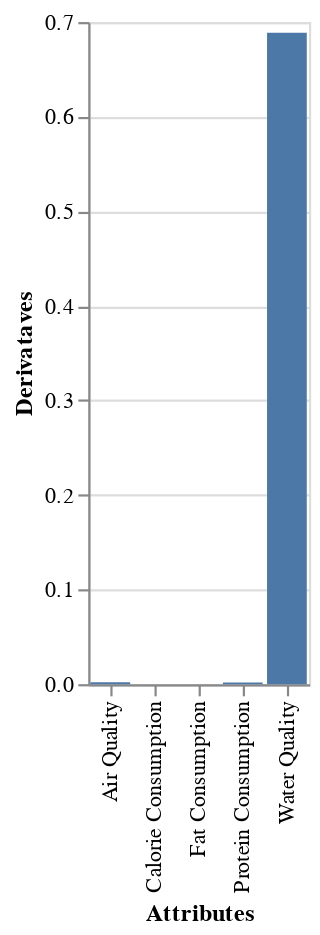

Here is the notebook cell this chart was saved with:
### Markdown cell above
Above is the derivative of each of the variables, the number is the level of influence the standardized data has on the outcome of life expectancy. Clearly Water quality, and perhaps by extension sanitation, is the most influencing variable in this model. Below is a visualization of that same data.

### Code cell
der_chart = alt.Chart(df3).mark_bar().encode(
     x=alt.X('Attribute')
         .title('Attributes'),
     y=alt.Y('Derivatives')
         .title("Derivataves")
)
der_chart

### Figure 1 — Vega-Lite specification as saved in the notebook (floating-point values rounded to 4 significant figures)
{"config": {"view": {"continuousWidth": 300, "continuousHeight": 300}}, "data": {"name": "data-36b76169757e00af69d8e6a08db4b5b5"}, "mark": {"type": "bar"}, "encoding": {"x": {"field": "Attribute", "title": "Attributes", "type": "nominal"}, "y": {"field": "Derivatives", "title": "Derivataves", "type": "quantitative"}}, "$schema": "https://vega.github.io/schema/vega-lite/v5.8.0.json", "datasets": {"data-36b76169757e00af69d8e6a08db4b5b5": [{"Attribute": "Water Quality", "Derivatives": 0.6888}, {"Attribute": "Air Quality", "Derivatives": 0.002004}, {"Attribute": "Calorie Consumption", "Derivatives": 4.399e-05}, {"Attribute": "Protein Consumption", "Derivatives": 0.001834}, {"Attribute": "Fat Consumption", "Derivatives": 0.0}]}}
